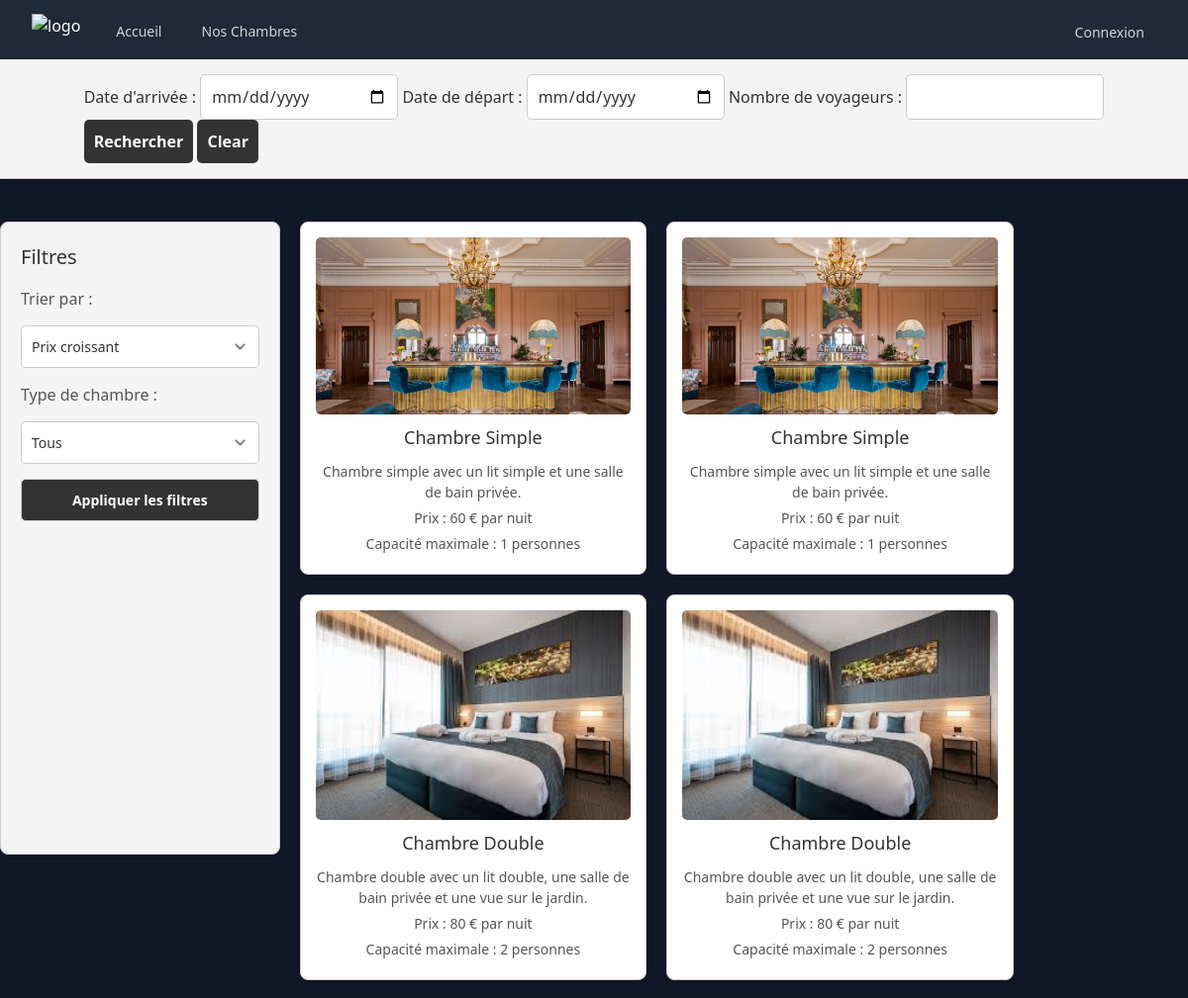
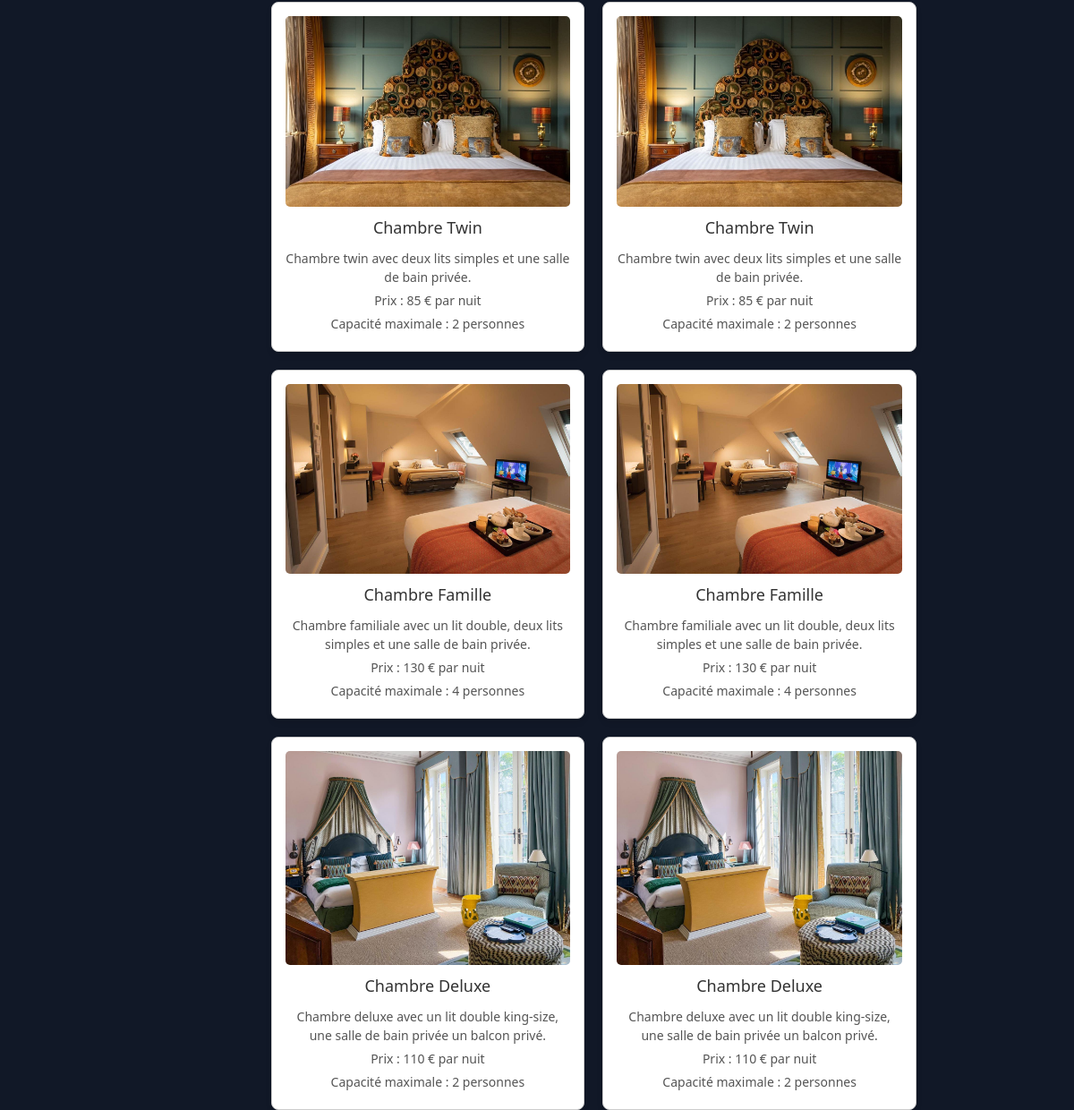
Page /Pages/Chambres.php on the committed database (2 pictures, top to bottom).
### tables this page shows
CREATE TABLE `chambre` (
  `id_chambre` int(11) NOT NULL AUTO_INCREMENT,
  `type_chambre` varchar(100) NOT NULL,
  `description` varchar(100) NOT NULL,
  `capacite_max` int(11) NOT NULL,
  `prix_par_nuit` float NOT NULL,
  `url_image` varchar(100) DEFAULT NULL,
  PRIMARY KEY (`id_chambre`)
);

### Pages/Chambres.php (the view, shortened to what this page needs)
<!DOCTYPE html>
<html lang="en">
<head>
    <link rel="stylesheet" href="../Styles/chambres.css">
    <link rel="stylesheet" href="../Styles/style.css">
</head>
<body>
  <?php
    include '../Pages/Header.php';
    $servername = "localhost";
    $username = "root";
    $password = "";
    $dbname = "hotel";
    $conn = new mysqli($servername, $username, $password, $dbname);
    ?>
    <section class="search-bar">
        <form method="GET" action="chambres.php">
            <label for="checkin">Date d'arrivée :</label>
            <input type="date" id="checkin" name="checkin" value="<?= isset($_GET['checkin']) ? htmlspecialchars($_GET['checkin']) : '' ?>" min="' . date('Y-m-d') . '" required>
            <label for="checkout">Date de départ :</label>
            <input type="date" id="checkout" name="checkout" value="<?= isset($_GET['checkout']) ? htmlspecialchars($_GET['checkout']) : '' ?>" required>
            <label for="guests">Nombre de voyageurs :</label>
            <input type="number" id="guests" name="guests" value="<?= isset($_GET['guests']) ? htmlspecialchars($_GET['guests']) : '' ?>" min="1" value="1" required>
            <div class="search-buttons">
                <button type="submit">Rechercher</button>
                <button type="button" onclick="window.location.href='chambres.php';">Clear</button>
            </div>
        </form>
    </section>
    <section class="presentation-chambres">
    <div class="container">
        <aside class="filters">
            <h3>Filtres</h3>
            <form method="GET" action="chambres.php">
                <label for="tri">Trier par :</label>
                <select name="tri" id="tri">
                    <option value="prix_asc" <?= isset($_GET['tri']) && $_GET['tri'] === 'prix_asc' ? 'selected' : '' ?>>Prix croissant</option>
                </select>
                <label for="type_chambre">Type de chambre :</label>
                <select name="type_chambre" id="type_chambre">
                    <option value="">Tous</option>
                </select>
                <button type="submit">Appliquer les filtres</button>
            </form>
        </aside>
        <div class="rooms-display">
            <?php
            $sql = "SELECT * FROM chambre WHERE 1";
            $result = $conn->query($sql);
            if ($result->num_rows > 0) {
                while ($row = $result->fetch_assoc()) {
                    echo "<div class='room'>";
                    echo "<img src='" . $row['url_image'] . "' alt='Chambre'>";
                    echo "<h2>Chambre " . $row['type_chambre'] . "</h2>";
                    echo "<p>". $row['description'] . "</p>";
                    echo "<p>Prix : " . $row['prix_par_nuit'] . " € par nuit</p>";
                    echo "<p>Capacité maximale : " . $row['capacite_max'] . " personnes</p>";
                    echo "</div>";
                }
            } else {
                echo "<p>Aucune chambre disponible pour les critères sélectionnés.</p>";
            }
            ?>
        </div>
    </div>
</section>
</body>
</html>

### Pages/Header.php (shortened to what this page needs)
<!DOCTYPE html>
<html lang="fr">
<head>
    <link rel="stylesheet" href="https://cdn.jsdelivr.net/npm/tailwindcss@2.2.19/dist/tailwind.min.css">
</head>
<body class="bg-gray-900 text-white pt-16">
<header class="fixed top-0 left-0 right-0 z-50">
    <nav class="bg-gray-800">
        <div class="mx-auto max-w-7xl px-2 sm:px-6 lg:px-8">
            <div class="relative flex h-16 items-center justify-between">
                <div class="flex flex-1 items-center justify-center sm:items-stretch sm:justify-start">
                    <div class="flex shrink-0 items-center">
                        <img class="h-9 w-auto" src="https://cdn.discordapp.com/attachments/1307719934230528050/1315278423949574215/Untitled-1.png?ex=6756d3fc&is=6755827c&hm=0d7f8fca3b89078ecd476cc3a4a5ad7033d753482d2b31e803ffffe3e2a81562&" alt="logo">
                    </div>
                    <div class="hidden sm:ml-6 sm:block">
                        <div class="flex space-x-4">
                            <a href="/Hotel-Paie/index.php" class="rounded-md px-3 py-2 text-sm font-medium text-gray-300 hover:bg-gray-700 hover:text-white">Accueil</a>
                            <a href="/Hotel-Paie/Pages/Chambres.php" class="rounded-md px-3 py-2 text-sm font-medium text-gray-300 hover:bg-gray-700 hover:text-white">Nos Chambres</a>
                        </div>
                    </div>
                </div>
                <div class="relative ml-3">
                    <div>
                        <?php if (isset($_SESSION['user'])): ?>
                            <?php if (isset($_SESSION['user']['id_client']) && $_SESSION['user']['id_client'] == 0): ?>
                                <a href="/Hotel-Paie/Pages/Dashboard.php" class="rounded-md px-3 py-2 text-sm font-medium text-gray-300 hover:bg-gray-700 hover:text-white">Admin Dashboard</a>
                            <?php endif; ?>
                            <span class="rounded-md px-3 py-2 text-sm font-medium text-gray-300 font-bold">
                                Bonjour, <?php echo isset($_SESSION['user']['prenom']) ? $_SESSION['user']['prenom'] : ''; ?>
                                <?php echo isset($_SESSION['user']['nom']) ? $_SESSION['user']['nom'] : ''; ?>
                            </span>
                            <a href="/Hotel-Paie/Pages/logout.php" class="rounded-md px-3 py-2 text-sm font-medium text-gray-300 hover:bg-gray-700 hover:text-white">Déconnexion</a>
                        <?php else: ?>
                            <a href="/Hotel-Paie/Pages/Connexion.php" class="rounded-md px-3 py-2 text-sm font-medium text-gray-300 hover:bg-gray-700 hover:text-white">Connexion</a>
                        <?php endif; ?>
                    </div>
                </div>
            </div>
        </div>
    </nav>
</header>
</body>
</html>

### Styles/chambres.css (style rules this page uses)
.search-bar { position: fixed; top: 60px; left: 0; width: 100%; background-color: #f4f4f4; color: #333; box-shadow: 0px 4px 6px rgba(0, 0, 0, 0.1); padding: 15px 20px; z-index: 999; display: flex; justify-content: center; align-items: center; gap: 15px; border-bottom: 1px solid #ccc; }
.search-bar form input, .search-bar form button { padding: 10px; font-size: 16px; border: 1px solid #ccc; border-radius: 5px; }
.search-bar form input[type="date"], .search-bar form input[type="number"] { width: 200px; }
.search-bar form button { background-color: #333; color: white; cursor: pointer; border: none; font-weight: bold; transition: background-color 0.3s ease; }
.presentation-chambres .container { margin-top: 160px; display: flex; gap: 20px; }
.presentation-chambres .filters { position: sticky; top: calc(140px + 15px); flex: 1; background-color: #f4f4f4; border: 1px solid #ccc; border-radius: 8px; padding: 20px; box-shadow: 0px 4px 6px rgba(0, 0, 0, 0.1); position: sticky; max-height: calc(100vh - 160px); overflow-y: auto; color: #333; }
.presentation-chambres .filters h3 { margin-bottom: 15px; font-size: 20px; color: #333; }
.presentation-chambres .filters form { display: flex; flex-direction: column; gap: 15px; }
.presentation-chambres .filters form label { font-size: 16px; color: #555; }
.presentation-chambres .filters form select, .presentation-chambres .filters form button { padding: 10px; font-size: 14px; border: 1px solid #ccc; border-radius: 5px; }
.presentation-chambres .filters form button { background-color: #333; color: white; cursor: pointer; font-weight: bold; transition: background-color 0.3s ease; }
.presentation-chambres .rooms-display { flex: 3; display: grid; grid-template-columns: repeat(auto-fill, minmax(250px, 1fr)); gap: 20px; }
.presentation-chambres .room { background-color: white; border: 1px solid #ccc; border-radius: 8px; padding: 15px; box-shadow: 0px 4px 6px rgba(0, 0, 0, 0.1); text-align: center; }
.presentation-chambres .room img { width: 100%; height: auto; border-radius: 5px; }
.presentation-chambres .room h2 { font-size: 18px; margin: 10px 0; color: #333; }
.presentation-chambres .room p { margin: 5px 0; color: #555; font-size: 14px; }

### rows in the picture
chambre: url_image (picture), type_chambre "Simple", description "Chambre simple avec un lit simple et une salle de bain privée.", prix_par_nuit "60", capacite_max "1"
chambre: url_image (picture), type_chambre "Simple", description "Chambre simple avec un lit simple et une salle de bain privée.", prix_par_nuit "60", capacite_max "1"
chambre: url_image (picture), type_chambre "Double", description "Chambre double avec un lit double, une salle de bain privée et une vue sur le jardin.", prix_par_nuit "80", capacite_max "2"
chambre: url_image (picture), type_chambre "Double", description "Chambre double avec un lit double, une salle de bain privée et une vue sur le jardin.", prix_par_nuit "80", capacite_max "2"
chambre: url_image (picture), type_chambre "Twin", description "Chambre twin avec deux lits simples et une salle de bain privée.", prix_par_nuit "85", capacite_max "2"
chambre: url_image (picture), type_chambre "Twin", description "Chambre twin avec deux lits simples et une salle de bain privée.", prix_par_nuit "85", capacite_max "2"
chambre: url_image (picture), type_chambre "Famille", description "Chambre familiale avec un lit double, deux lits simples et une salle de bain privée.", prix_par_nuit "130", capacite_max "4"
chambre: url_image (picture), type_chambre "Famille", description "Chambre familiale avec un lit double, deux lits simples et une salle de bain privée.", prix_par_nuit "130", capacite_max "4"
chambre: url_image (picture), type_chambre "Deluxe", description "Chambre deluxe avec un lit double king-size, une salle de bain privée un balcon privé.", prix_par_nuit "110", capacite_max "2"
chambre: url_image (picture), type_chambre "Deluxe", description "Chambre deluxe avec un lit double king-size, une salle de bain privée un balcon privé.", prix_par_nuit "110", capacite_max "2"
